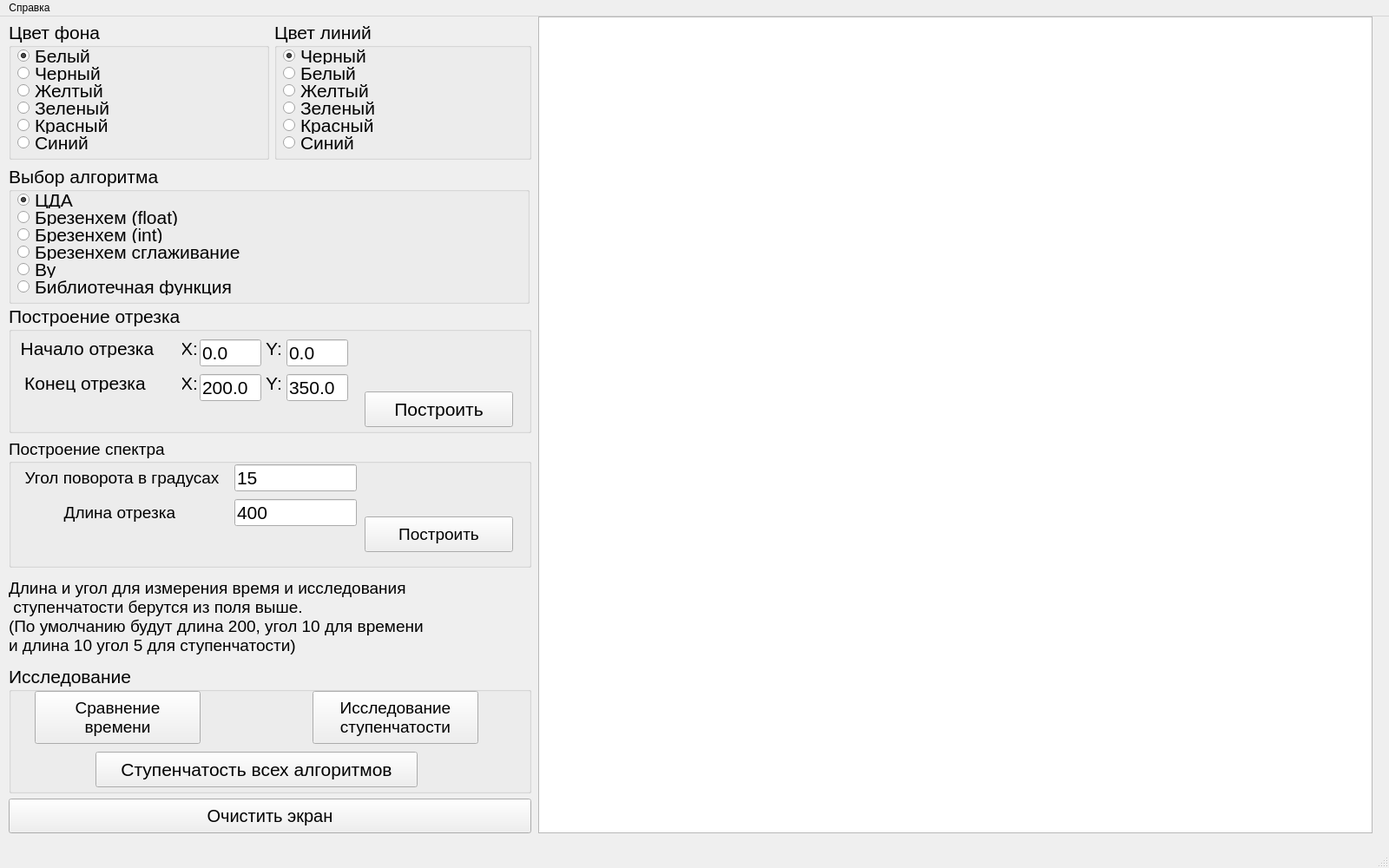
<?xml version="1.0" encoding="UTF-8"?>
<ui version="4.0">
 <class>MainWindow</class>
 <widget class="QMainWindow" name="MainWindow">
  <property name="geometry">
   <rect>
    <x>0</x>
    <y>0</y>
    <width>1600</width>
    <height>1000</height>
   </rect>
  </property>
  <property name="minimumSize">
   <size>
    <width>1600</width>
    <height>1000</height>
   </size>
  </property>
  <property name="maximumSize">
   <size>
    <width>1600</width>
    <height>1000</height>
   </size>
  </property>
  <property name="windowTitle">
   <string>MainWindow</string>
  </property>
  <widget class="QWidget" name="centralwidget">
   <widget class="QWidget" name="verticalLayoutWidget">
    <property name="geometry">
     <rect>
      <x>10</x>
      <y>0</y>
      <width>602</width>
      <height>941</height>
     </rect>
    </property>
    <layout class="QVBoxLayout" name="verticalLayout">
     <item>
      <layout class="QHBoxLayout" name="horizontalLayout">
       <item>
        <widget class="QGroupBox" name="groupBoxChooseBG">
         <property name="minimumSize">
          <size>
           <width>300</width>
           <height>160</height>
          </size>
         </property>
         <property name="maximumSize">
          <size>
           <width>200</width>
           <height>150</height>
          </size>
         </property>
         <property name="font">
          <font>
           <pointsize>16</pointsize>
          </font>
         </property>
         <property name="title">
          <string>Цвет фона</string>
         </property>
         <widget class="QRadioButton" name="radioButtonWhite_bg">
          <property name="geometry">
           <rect>
            <x>10</x>
            <y>30</y>
            <width>166</width>
            <height>20</height>
           </rect>
          </property>
          <property name="text">
           <string>Белый</string>
          </property>
          <property name="checked">
           <bool>true</bool>
          </property>
         </widget>
         <widget class="QRadioButton" name="radioButtonBlack_bg">
          <property name="geometry">
           <rect>
            <x>10</x>
            <y>50</y>
            <width>166</width>
            <height>20</height>
           </rect>
          </property>
          <property name="text">
           <string>Черный</string>
          </property>
         </widget>
         <widget class="QRadioButton" name="radioButtonRed_bg">
          <property name="geometry">
           <rect>
            <x>10</x>
            <y>110</y>
            <width>166</width>
            <height>20</height>
           </rect>
          </property>
          <property name="text">
           <string>Красный</string>
          </property>
         </widget>
         <widget class="QRadioButton" name="radioButtonYellow_bg">
          <property name="geometry">
           <rect>
            <x>10</x>
            <y>70</y>
            <width>166</width>
            <height>20</height>
           </rect>
          </property>
          <property name="text">
           <string>Желтый</string>
          </property>
         </widget>
         <widget class="QRadioButton" name="radioButtonGreen_bg">
          <property name="geometry">
           <rect>
            <x>10</x>
            <y>90</y>
            <width>181</width>
            <height>20</height>
           </rect>
          </property>
          <property name="text">
           <string>Зеленый</string>
          </property>
         </widget>
         <widget class="QRadioButton" name="radioButtonBlue_bg">
          <property name="geometry">
           <rect>
            <x>10</x>
            <y>130</y>
            <width>176</width>
            <height>20</height>
           </rect>
          </property>
          <property name="text">
           <string>Синий</string>
          </property>
         </widget>
        </widget>
       </item>
       <item>
        <widget class="QGroupBox" name="groupBoxChooseLine">
         <property name="minimumSize">
          <size>
           <width>200</width>
           <height>160</height>
          </size>
         </property>
         <property name="maximumSize">
          <size>
           <width>300</width>
           <height>150</height>
          </size>
         </property>
         <property name="font">
          <font>
           <pointsize>16</pointsize>
          </font>
         </property>
         <property name="title">
          <string>Цвет линий</string>
         </property>
         <widget class="QRadioButton" name="radioButtonWhite_line">
          <property name="geometry">
           <rect>
            <x>10</x>
            <y>50</y>
            <width>166</width>
            <height>20</height>
           </rect>
          </property>
          <property name="text">
           <string>Белый</string>
          </property>
          <property name="checked">
           <bool>false</bool>
          </property>
         </widget>
         <widget class="QRadioButton" name="radioButtonBlack_line">
          <property name="geometry">
           <rect>
            <x>10</x>
            <y>30</y>
            <width>166</width>
            <height>20</height>
           </rect>
          </property>
          <property name="text">
           <string>Черный</string>
          </property>
          <property name="checked">
           <bool>true</bool>
          </property>
         </widget>
         <widget class="QRadioButton" name="radioButtonRed_line">
          <property name="geometry">
           <rect>
            <x>10</x>
            <y>110</y>
            <width>166</width>
            <height>20</height>
           </rect>
          </property>
          <property name="text">
           <string>Красный</string>
          </property>
         </widget>
         <widget class="QRadioButton" name="radioButtonYellow_line">
          <property name="geometry">
           <rect>
            <x>10</x>
            <y>70</y>
            <width>166</width>
            <height>20</height>
           </rect>
          </property>
          <property name="text">
           <string>Желтый</string>
          </property>
         </widget>
         <widget class="QRadioButton" name="radioButtonGreen_line">
          <property name="geometry">
           <rect>
            <x>10</x>
            <y>90</y>
            <width>181</width>
            <height>20</height>
           </rect>
          </property>
          <property name="text">
           <string>Зеленый</string>
          </property>
         </widget>
         <widget class="QRadioButton" name="radioButtonBlue_line">
          <property name="geometry">
           <rect>
            <x>10</x>
            <y>130</y>
            <width>176</width>
            <height>20</height>
           </rect>
          </property>
          <property name="text">
           <string>Синий</string>
          </property>
         </widget>
        </widget>
       </item>
      </layout>
     </item>
     <item>
      <widget class="QGroupBox" name="groupBoxChooseAlg_2">
       <property name="minimumSize">
        <size>
         <width>600</width>
         <height>160</height>
        </size>
       </property>
       <property name="maximumSize">
        <size>
         <width>600</width>
         <height>150</height>
        </size>
       </property>
       <property name="font">
        <font>
         <pointsize>16</pointsize>
        </font>
       </property>
       <property name="title">
        <string>Выбор алгоритма</string>
       </property>
       <widget class="QRadioButton" name="radioButtonCDA">
        <property name="geometry">
         <rect>
          <x>10</x>
          <y>30</y>
          <width>166</width>
          <height>20</height>
         </rect>
        </property>
        <property name="text">
         <string>ЦДА</string>
        </property>
        <property name="checked">
         <bool>true</bool>
        </property>
       </widget>
       <widget class="QRadioButton" name="radioButtonBresFloat">
        <property name="geometry">
         <rect>
          <x>10</x>
          <y>50</y>
          <width>241</width>
          <height>20</height>
         </rect>
        </property>
        <property name="text">
         <string>Брезенхем (float)</string>
        </property>
       </widget>
       <widget class="QRadioButton" name="radioButtonWu">
        <property name="geometry">
         <rect>
          <x>10</x>
          <y>110</y>
          <width>166</width>
          <height>20</height>
         </rect>
        </property>
        <property name="text">
         <string>Ву</string>
        </property>
       </widget>
       <widget class="QRadioButton" name="radioButtonBresInt">
        <property name="geometry">
         <rect>
          <x>10</x>
          <y>70</y>
          <width>166</width>
          <height>20</height>
         </rect>
        </property>
        <property name="text">
         <string>Брезенхем (int)</string>
        </property>
       </widget>
       <widget class="QRadioButton" name="radioButtonBresSmooth">
        <property name="geometry">
         <rect>
          <x>10</x>
          <y>90</y>
          <width>281</width>
          <height>20</height>
         </rect>
        </property>
        <property name="text">
         <string>Брезенхем сглаживание</string>
        </property>
       </widget>
       <widget class="QRadioButton" name="radioButtonLib">
        <property name="geometry">
         <rect>
          <x>10</x>
          <y>130</y>
          <width>251</width>
          <height>20</height>
         </rect>
        </property>
        <property name="text">
         <string>Библиотечная функция</string>
        </property>
       </widget>
      </widget>
     </item>
     <item>
      <widget class="QGroupBox" name="groupBox">
       <property name="maximumSize">
        <size>
         <width>16777215</width>
         <height>150</height>
        </size>
       </property>
       <property name="font">
        <font>
         <pointsize>16</pointsize>
        </font>
       </property>
       <property name="title">
        <string>Построение отрезка</string>
       </property>
       <widget class="QLabel" name="labelEndCoords">
        <property name="geometry">
         <rect>
          <x>0</x>
          <y>80</y>
          <width>176</width>
          <height>21</height>
         </rect>
        </property>
        <property name="font">
         <font>
          <pointsize>16</pointsize>
         </font>
        </property>
        <property name="frameShape">
         <enum>QFrame::NoFrame</enum>
        </property>
        <property name="frameShadow">
         <enum>QFrame::Plain</enum>
        </property>
        <property name="text">
         <string>Конец отрезка</string>
        </property>
        <property name="scaledContents">
         <bool>false</bool>
        </property>
        <property name="alignment">
         <set>Qt::AlignCenter</set>
        </property>
       </widget>
       <widget class="QLabel" name="labelStartCoords">
        <property name="geometry">
         <rect>
          <x>0</x>
          <y>40</y>
          <width>181</width>
          <height>21</height>
         </rect>
        </property>
        <property name="font">
         <font>
          <pointsize>16</pointsize>
         </font>
        </property>
        <property name="frameShape">
         <enum>QFrame::NoFrame</enum>
        </property>
        <property name="frameShadow">
         <enum>QFrame::Plain</enum>
        </property>
        <property name="text">
         <string>Начало отрезка</string>
        </property>
        <property name="scaledContents">
         <bool>false</bool>
        </property>
        <property name="alignment">
         <set>Qt::AlignCenter</set>
        </property>
       </widget>
       <widget class="QLabel" name="labelStartX">
        <property name="geometry">
         <rect>
          <x>200</x>
          <y>40</y>
          <width>16</width>
          <height>21</height>
         </rect>
        </property>
        <property name="frameShape">
         <enum>QFrame::NoFrame</enum>
        </property>
        <property name="frameShadow">
         <enum>QFrame::Plain</enum>
        </property>
        <property name="text">
         <string>X:</string>
        </property>
        <property name="scaledContents">
         <bool>false</bool>
        </property>
        <property name="alignment">
         <set>Qt::AlignCenter</set>
        </property>
       </widget>
       <widget class="QLineEdit" name="lineEditStartX">
        <property name="geometry">
         <rect>
          <x>220</x>
          <y>40</y>
          <width>71</width>
          <height>31</height>
         </rect>
        </property>
        <property name="font">
         <font>
          <pointsize>16</pointsize>
         </font>
        </property>
        <property name="text">
         <string>0.0</string>
        </property>
       </widget>
       <widget class="QLabel" name="labelStartX_2">
        <property name="geometry">
         <rect>
          <x>200</x>
          <y>80</y>
          <width>16</width>
          <height>21</height>
         </rect>
        </property>
        <property name="frameShape">
         <enum>QFrame::NoFrame</enum>
        </property>
        <property name="frameShadow">
         <enum>QFrame::Plain</enum>
        </property>
        <property name="text">
         <string>X:</string>
        </property>
        <property name="scaledContents">
         <bool>false</bool>
        </property>
        <property name="alignment">
         <set>Qt::AlignCenter</set>
        </property>
       </widget>
       <widget class="QLineEdit" name="lineEditEndX">
        <property name="geometry">
         <rect>
          <x>220</x>
          <y>80</y>
          <width>71</width>
          <height>31</height>
         </rect>
        </property>
        <property name="font">
         <font>
          <pointsize>16</pointsize>
         </font>
        </property>
        <property name="text">
         <string>200.0</string>
        </property>
       </widget>
       <widget class="QLabel" name="labelStartY">
        <property name="geometry">
         <rect>
          <x>290</x>
          <y>40</y>
          <width>31</width>
          <height>21</height>
         </rect>
        </property>
        <property name="frameShape">
         <enum>QFrame::NoFrame</enum>
        </property>
        <property name="frameShadow">
         <enum>QFrame::Plain</enum>
        </property>
        <property name="text">
         <string>Y:</string>
        </property>
        <property name="scaledContents">
         <bool>false</bool>
        </property>
        <property name="alignment">
         <set>Qt::AlignCenter</set>
        </property>
       </widget>
       <widget class="QLineEdit" name="lineEditStartY">
        <property name="geometry">
         <rect>
          <x>320</x>
          <y>40</y>
          <width>71</width>
          <height>31</height>
         </rect>
        </property>
        <property name="font">
         <font>
          <pointsize>16</pointsize>
         </font>
        </property>
        <property name="text">
         <string>0.0</string>
        </property>
       </widget>
       <widget class="QLabel" name="labelStartY_2">
        <property name="geometry">
         <rect>
          <x>290</x>
          <y>80</y>
          <width>31</width>
          <height>21</height>
         </rect>
        </property>
        <property name="frameShape">
         <enum>QFrame::NoFrame</enum>
        </property>
        <property name="frameShadow">
         <enum>QFrame::Plain</enum>
        </property>
        <property name="text">
         <string>Y:</string>
        </property>
        <property name="scaledContents">
         <bool>false</bool>
        </property>
        <property name="alignment">
         <set>Qt::AlignCenter</set>
        </property>
       </widget>
       <widget class="QLineEdit" name="lineEditEndY">
        <property name="geometry">
         <rect>
          <x>320</x>
          <y>80</y>
          <width>71</width>
          <height>31</height>
         </rect>
        </property>
        <property name="font">
         <font>
          <pointsize>16</pointsize>
         </font>
        </property>
        <property name="text">
         <string>350.0</string>
        </property>
       </widget>
       <widget class="QPushButton" name="pushButton_line_one">
        <property name="geometry">
         <rect>
          <x>410</x>
          <y>100</y>
          <width>171</width>
          <height>41</height>
         </rect>
        </property>
        <property name="text">
         <string>Построить</string>
        </property>
       </widget>
      </widget>
     </item>
     <item>
      <widget class="QGroupBox" name="groupBox_2">
       <property name="maximumSize">
        <size>
         <width>16777215</width>
         <height>160</height>
        </size>
       </property>
       <property name="font">
        <font>
         <pointsize>14</pointsize>
        </font>
       </property>
       <property name="title">
        <string>Построение спектра</string>
       </property>
       <widget class="QLineEdit" name="lineEditAngle">
        <property name="geometry">
         <rect>
          <x>260</x>
          <y>30</y>
          <width>141</width>
          <height>31</height>
         </rect>
        </property>
        <property name="font">
         <font>
          <pointsize>16</pointsize>
         </font>
        </property>
        <property name="text">
         <string>15</string>
        </property>
       </widget>
       <widget class="QPushButton" name="pushButtonDrawSpectrum">
        <property name="geometry">
         <rect>
          <x>410</x>
          <y>90</y>
          <width>171</width>
          <height>41</height>
         </rect>
        </property>
        <property name="text">
         <string>Построить</string>
        </property>
       </widget>
       <widget class="QLabel" name="labelAngle">
        <property name="geometry">
         <rect>
          <x>10</x>
          <y>30</y>
          <width>241</width>
          <height>31</height>
         </rect>
        </property>
        <property name="font">
         <font>
          <pointsize>14</pointsize>
         </font>
        </property>
        <property name="frameShape">
         <enum>QFrame::NoFrame</enum>
        </property>
        <property name="frameShadow">
         <enum>QFrame::Plain</enum>
        </property>
        <property name="text">
         <string>Угол поворота в градусах</string>
        </property>
        <property name="scaledContents">
         <bool>false</bool>
        </property>
        <property name="alignment">
         <set>Qt::AlignCenter</set>
        </property>
       </widget>
       <widget class="QLineEdit" name="lineEdiLen">
        <property name="geometry">
         <rect>
          <x>260</x>
          <y>70</y>
          <width>141</width>
          <height>31</height>
         </rect>
        </property>
        <property name="font">
         <font>
          <pointsize>16</pointsize>
         </font>
        </property>
        <property name="text">
         <string>400</string>
        </property>
       </widget>
       <widget class="QLabel" name="labelAngle_2">
        <property name="geometry">
         <rect>
          <x>10</x>
          <y>70</y>
          <width>241</width>
          <height>31</height>
         </rect>
        </property>
        <property name="font">
         <font>
          <pointsize>14</pointsize>
         </font>
        </property>
        <property name="frameShape">
         <enum>QFrame::NoFrame</enum>
        </property>
        <property name="frameShadow">
         <enum>QFrame::Plain</enum>
        </property>
        <property name="text">
         <string>Длина отрезка </string>
        </property>
        <property name="scaledContents">
         <bool>false</bool>
        </property>
        <property name="alignment">
         <set>Qt::AlignCenter</set>
        </property>
       </widget>
      </widget>
     </item>
     <item>
      <widget class="QLabel" name="label">
       <property name="maximumSize">
        <size>
         <width>16777215</width>
         <height>100</height>
        </size>
       </property>
       <property name="font">
        <font>
         <pointsize>14</pointsize>
        </font>
       </property>
       <property name="text">
        <string>Длина и угол для измерения время и исследования 
 ступенчатости берутся из поля выше.
(По умолчанию будут длина 200, угол 10 для времени 
и длина 10 угол 5 для ступенчатости)  </string>
       </property>
      </widget>
     </item>
     <item>
      <widget class="QGroupBox" name="groupBox_zamer">
       <property name="maximumSize">
        <size>
         <width>16777215</width>
         <height>150</height>
        </size>
       </property>
       <property name="font">
        <font>
         <pointsize>16</pointsize>
        </font>
       </property>
       <property name="title">
        <string>Исследование </string>
       </property>
       <widget class="QPushButton" name="pushButton_time_all">
        <property name="geometry">
         <rect>
          <x>30</x>
          <y>30</y>
          <width>191</width>
          <height>61</height>
         </rect>
        </property>
        <property name="font">
         <font>
          <pointsize>14</pointsize>
         </font>
        </property>
        <property name="text">
         <string>Сравнение 
времени</string>
        </property>
       </widget>
       <widget class="QPushButton" name="pushButton_step_ch">
        <property name="geometry">
         <rect>
          <x>350</x>
          <y>30</y>
          <width>191</width>
          <height>61</height>
         </rect>
        </property>
        <property name="font">
         <font>
          <pointsize>14</pointsize>
         </font>
        </property>
        <property name="text">
         <string>Исследование 
ступенчатости</string>
        </property>
       </widget>
       <widget class="QPushButton" name="pushButton_step_all">
        <property name="geometry">
         <rect>
          <x>100</x>
          <y>100</y>
          <width>371</width>
          <height>41</height>
         </rect>
        </property>
        <property name="text">
         <string>Ступенчатость всех алгоритмов</string>
        </property>
       </widget>
      </widget>
     </item>
     <item>
      <widget class="QPushButton" name="pushButton_clean">
       <property name="minimumSize">
        <size>
         <width>0</width>
         <height>40</height>
        </size>
       </property>
       <property name="font">
        <font>
         <pointsize>15</pointsize>
        </font>
       </property>
       <property name="text">
        <string>Очистить экран</string>
       </property>
      </widget>
     </item>
    </layout>
   </widget>
   <widget class="QGraphicsView" name="graphicsView">
    <property name="geometry">
     <rect>
      <x>620</x>
      <y>0</y>
      <width>961</width>
      <height>941</height>
     </rect>
    </property>
   </widget>
  </widget>
  <widget class="QMenuBar" name="menubar">
   <property name="geometry">
    <rect>
     <x>0</x>
     <y>0</y>
     <width>1600</width>
     <height>22</height>
    </rect>
   </property>
   <widget class="QMenu" name="menu">
    <property name="title">
     <string>Справка</string>
    </property>
    <addaction name="action"/>
   </widget>
   <addaction name="menu"/>
  </widget>
  <widget class="QStatusBar" name="statusbar"/>
  <action name="action">
   <property name="text">
    <string>О программе</string>
   </property>
  </action>
 </widget>
 <resources/>
 <connections/>
</ui>
